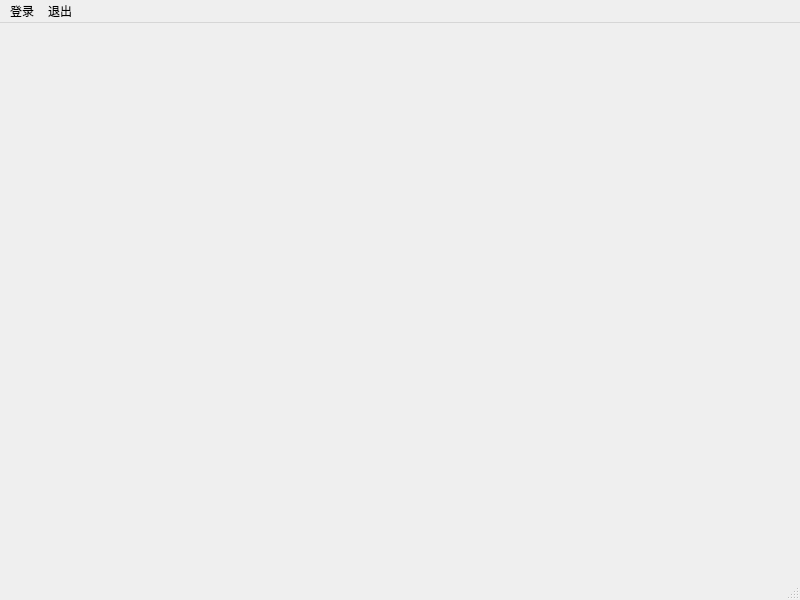
<?xml version="1.0" encoding="UTF-8"?>
<ui version="4.0">
 <class>MainWindow</class>
 <widget class="QMainWindow" name="MainWindow">
  <property name="geometry">
   <rect>
    <x>0</x>
    <y>0</y>
    <width>800</width>
    <height>600</height>
   </rect>
  </property>
  <property name="windowTitle">
   <string>职工管理系统</string>
  </property>
  <widget class="QWidget" name="centralwidget"/>
  <widget class="QMenuBar" name="menubar">
   <property name="geometry">
    <rect>
     <x>0</x>
     <y>0</y>
     <width>800</width>
     <height>21</height>
    </rect>
   </property>
   <widget class="QMenu" name="menusign_out">
    <property name="title">
     <string>退出</string>
    </property>
    <addaction name="actionsign_out"/>
   </widget>
   <widget class="QMenu" name="menusign_in">
    <property name="title">
     <string>登录</string>
    </property>
    <addaction name="actionsign_in"/>
   </widget>
   <addaction name="menusign_in"/>
   <addaction name="menusign_out"/>
  </widget>
  <widget class="QStatusBar" name="statusbar"/>
  <action name="actionsign_out">
   <property name="text">
    <string>退出程序</string>
   </property>
  </action>
  <action name="actionsign_in">
   <property name="text">
    <string>登录系统</string>
   </property>
  </action>
 </widget>
 <resources/>
 <connections/>
</ui>
